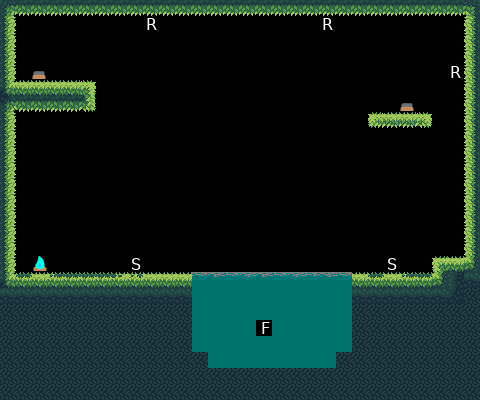

This game map was drawn from its Tiled (.tmx) file and the tilesets committed beside it. A one-line description and the full map source follow:
An orthogonal 30x25 tile map with 16x16 px tiles, 1 tile layer (Calque de Tile 1).

<map version="1.2" tiledversion="1.2.2" orientation="orthogonal" renderorder="right-down" width="30" height="25" tilewidth="16" tileheight="16" infinite="0" nextlayerid="2" nextobjectid="1">
 <tileset firstgid="1" source="jungle.tsx" />
 <layer id="1" name="Calque de Tile 1" width="30" height="25">
  <data encoding="csv">
520,521,521,521,521,521,521,521,521,521,521,521,521,521,521,521,521,521,521,521,521,521,521,521,521,521,521,521,521,523,
83,0,0,0,0,0,0,0,0,14,0,0,0,0,0,0,0,0,0,0,14,0,0,0,0,0,0,0,0,562,
83,0,0,0,0,0,0,0,0,0,0,0,0,0,0,0,0,0,0,0,0,0,0,0,0,0,0,0,0,562,
83,0,0,0,0,0,0,0,0,0,0,0,0,0,0,0,0,0,0,0,0,0,0,0,0,0,0,0,0,562,
83,0,3,0,0,0,0,0,0,0,0,0,0,0,0,0,0,0,0,0,0,0,0,0,0,0,0,0,14,562,
281,282,282,282,282,283,0,0,0,0,0,0,0,0,0,0,0,0,0,0,0,0,0,0,0,0,0,0,0,562,
320,321,321,321,321,322,0,0,0,0,0,0,0,0,0,0,0,0,0,0,0,0,0,0,0,3,0,0,0,562,
122,0,0,0,0,0,0,0,0,0,0,0,0,0,0,0,0,0,0,0,0,0,0,127,128,130,131,0,0,562,
122,0,0,0,0,0,0,0,0,0,0,0,0,0,0,0,0,0,0,0,0,0,0,0,0,0,0,0,0,562,
122,0,0,0,0,0,0,0,0,0,0,0,0,0,0,0,0,0,0,0,0,0,0,0,0,0,0,0,0,562,
122,0,0,0,0,0,0,0,0,0,0,0,0,0,0,0,0,0,0,0,0,0,0,0,0,0,0,0,0,562,
122,0,0,0,0,0,0,0,0,0,0,0,0,0,0,0,0,0,0,0,0,0,0,0,0,0,0,0,0,562,
122,0,0,0,0,0,0,0,0,0,0,0,0,0,0,0,0,0,0,0,0,0,0,0,0,0,0,0,0,562,
122,0,0,0,0,0,0,0,0,0,0,0,0,0,0,0,0,0,0,0,0,0,0,0,0,0,0,0,0,562,
122,0,0,0,0,0,0,0,0,0,0,0,0,0,0,0,0,0,0,0,0,0,0,0,0,0,0,0,0,562,
122,0,0,0,0,0,0,0,0,0,0,0,0,0,0,0,0,0,0,0,0,0,0,0,0,0,0,0,0,562,
122,0,1,0,0,0,0,0,15,0,0,0,0,0,0,0,0,0,0,0,0,0,0,0,15,0,0,40,41,640,
281,470,471,472,473,474,475,476,477,478,478,478,5,6,7,8,6,7,8,9,10,5,469,470,471,472,473,640,641,679,
508,509,510,511,512,513,514,515,516,517,517,517,4,4,4,4,4,4,4,4,4,4,508,509,510,511,512,679,680,530,
530,530,530,530,530,530,530,530,530,530,530,530,4,4,4,4,4,4,4,4,4,4,530,530,530,530,530,530,530,530,
530,530,530,530,530,530,530,530,530,530,530,530,4,4,4,4,13,4,4,4,4,4,530,530,530,530,530,530,530,530,
530,530,530,530,530,530,530,530,530,530,530,530,4,4,4,4,4,4,4,4,4,4,530,530,530,530,530,530,530,530,
530,530,530,530,530,530,530,530,530,530,530,530,530,4,4,4,4,4,4,4,4,530,530,530,530,530,530,530,530,530,
530,530,530,530,530,530,530,530,530,530,530,530,530,530,530,530,530,530,530,530,530,530,530,530,530,530,530,530,530,530,
530,530,530,530,530,530,530,530,530,530,530,530,530,530,530,530,530,530,530,530,530,530,530,530,530,530,530,530,530,530
</data>
 </layer>
</map>